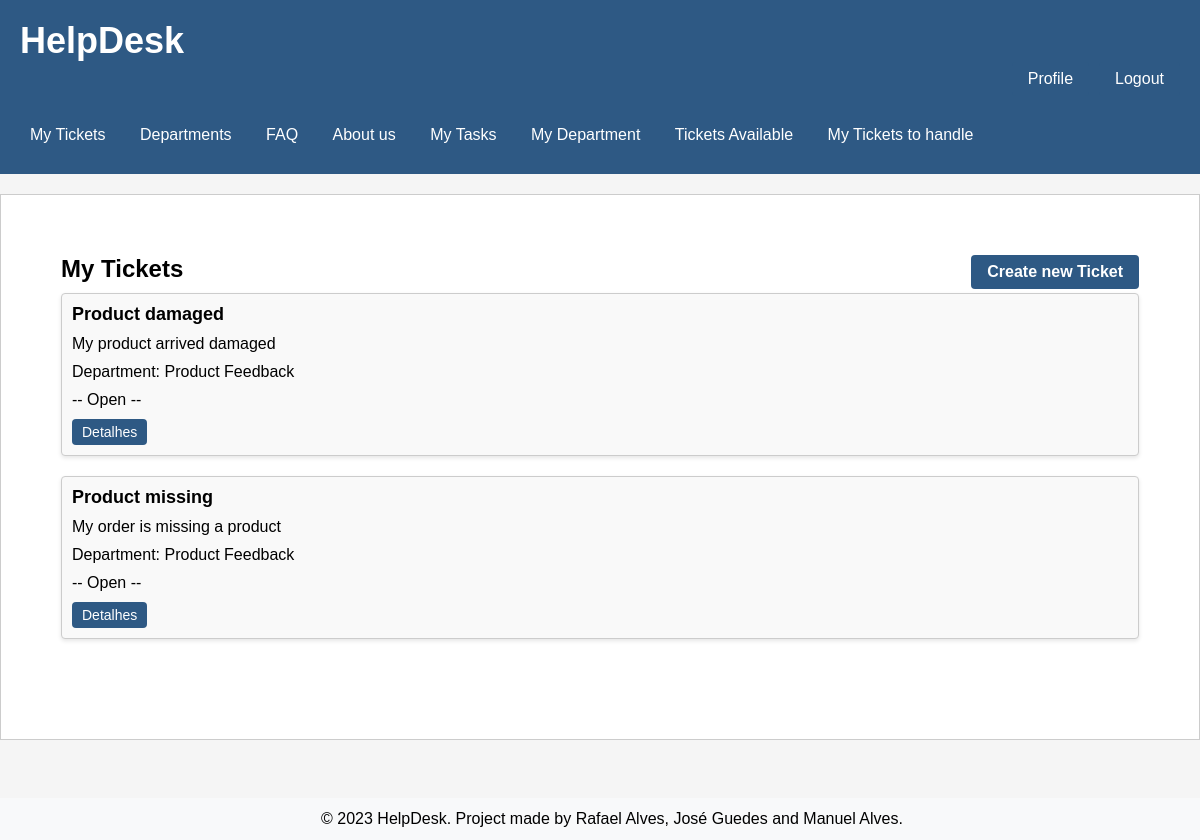
The app's page /pages/ticketpage.php (signed in) with its own data.
### tables this page shows
CREATE TABLE Ticket (
    id INTEGER PRIMARY KEY AUTOINCREMENT,
    title varchar(255) NOT NULL UNIQUE,
    description VARCHAR(255) NOT NULL,
    ticket_status VARCHAR (10)  NOT NULL DEFAULT 'Open' CHECK (ticket_status IN ('Open', 'Assigned', 'Closed')),
    created_at TIMESTAMP NOT NULL DEFAULT CURRENT_TIMESTAMP,
    updated_at TIMESTAMP NOT NULL DEFAULT CURRENT_TIMESTAMP,
    id_user INTEGER, /* id do client que criou o ticket */
    id_agent INTEGER DEFAULT NULL, /* id do agent que está a tratar do ticket */
    id_department INTEGER, /* id do department do ticket */
    CONSTRAINT current_edit_date_ck CHECK (created_at <= updated_at),
    CONSTRAINT id_usertFK FOREIGN KEY(id_user) REFERENCES User(id),
    CONSTRAINT id_agentFK FOREIGN KEY(id_agent) REFERENCES User(id),
    CONSTRAINT id_departmentFK FOREIGN KEY(id_department) REFERENCES Department(id)
);

CREATE TABLE Department (
    id INTEGER PRIMARY KEY AUTOINCREMENT,
    name varchar(255) NOT NULL UNIQUE,
    created_at TIMESTAMP NOT NULL DEFAULT CURRENT_TIMESTAMP
);

### utils/session.php (called while the page is built, shortened)
<?php
   function getUserID() {
       if(isset($_SESSION['userID'])) {
            return $_SESSION['userID'];
       } else {
           return null;
       }
   }
?>

### database/ticket.class.php (called while the page is built, shortened)
<?php
  class Ticket {
    static function getTicketsbyUser(PDO $db, int $id_user){
      $stmt = $db->prepare('
        SELECT id, title, description, id_department, ticket_status
        FROM Ticket
        WHERE id_user = ?
        ORDER by updated_at desc
      ');
      $stmt->execute(array($id_user));
      $row = $stmt->fetchAll(PDO::FETCH_ASSOC);
      return $row;
    }
  }
?>

### actions/getUser_tickets.php (called while the page is built, shortened)
<?php
require_once(__DIR__ . '/../database/connection.db.php');
require_once(__DIR__ . '/../database/ticket.class.php');
$tickets = Ticket::getTicketsbyUser($dbh, getUserID());
?>

### database/department.class.php (called while the page is built, shortened)
<?php
  class Department {
    static function getName($id) {
      global $dbh;
      try {
        $stmt = $dbh->prepare('SELECT name FROM Department WHERE id = ?');
        $stmt->execute(array($id));
        if($row = $stmt->fetch()){
          return $row['name'];
        }
      }catch(PDOException $e) {
        return -1;
      }
    }
  }
?>

### pages/ticketpage.php (the view, shortened to what this page needs)
<?php
  require_once(__DIR__ . '/../templates/header.tpl.php');
  require_once(__DIR__ . '/../templates/footer.tpl.php');
?>
  <section class="tickets">
      <h2>My Tickets
        <a href="novo_ticket.php" class="button">Create new Ticket</a>
      </h2>
      <ul>
        <?php
        require_once(__DIR__ . '/../actions/getUser_tickets.php');
        for($i = 0; $i < count($tickets); $i++) {
        include_once("../database/department.class.php");
        $depart = Department::getName($tickets[$i]['id_department']);
        ?>
        <li>
          <div class="ticket" id="<?=$tickets[$i]['id']?>">
            <h3> <?=$tickets[$i]['title']?></h3>
            <p> <?=$tickets[$i]['description']?> </p>
            <p> Department: <?=$depart?> </p>
            <p>-- <?=$tickets[$i]['ticket_status']?> --</p>
            <a href="../pages/detailTicket.php?id=<?=$tickets[$i]['id']?>" class="button">Detalhes</a>
          </div>
        </li>
        <?php } ?>
      </ul>
    </section>

### css/style.css (style rules this page uses)
body { position: relative; margin: 0; padding: 0; font-family: Arial, sans-serif; background-color: #f5f5f5; min-height: 100%; padding-bottom: 5rem; }
.tickets { margin: 40px; margin-bottom: 20px; margin-top: 20px; }
h2 { font-size: 24px; margin: 0 0 10px; }
ul { list-style-type: none; padding: 0; margin: 0; margin-bottom: 20px; }
.ticket { background-color: #f5f5f5; border-radius: 4px; box-shadow: 0 2px 4px rgba(0, 0, 0, 0.1); padding: 10px; margin-bottom: 20px; }
.ticket h3 { margin: 0 0 10px; font-size: 18px; margin-bottom: 5px; }
.ticket p { margin: 0 0 20px; margin-bottom: 5px; }
.button { display: inline-block; padding: 10px 20px; background-color: #2E5984; color: #fff; text-decoration: none; border-radius: 4px; transition: background-color 0.3s ease; }
body>main>section.tickets>h2>a { background-color: #2E5984; color: #fff; border: none; padding: 10px 20px; cursor: pointer; font-size: 16px; border-radius: 4px; float: right; }
h2 a.button { padding: 8px 16px; background-color: #2E5984; color: white; border: none; text-decoration: none; float: right; }
.ticket a.button { display: inline-block; padding: 10px 20px; background-color: #2E5984; color: #fff; text-decoration: none; border-radius: 4px; transition: background-color 0.3s ease; }
h3 { margin-top: 5%; }
p { margin: 0 0 20px; }
h2:last-of-type { margin-top: 40px; }
li { margin-bottom: 10px; }
h3 { margin-top: 0; }
div:first-of-type { background: #fff; }
.tickets h2 { font-size: 24px; margin-bottom: 10px; }
.tickets .button { padding: 8px 16px; background-color: #2E5984; color: white; border: none; text-decoration: none; }
.tickets ul { list-style-type: none; padding: 0; }
.tickets li { margin-bottom: 20px; }
.tickets .ticket { background-color: #f9f9f9; padding: 10px; border: 1px solid #ccc; }
.tickets .ticket h3 { font-size: 18px; margin: 0; }
.tickets .ticket p { margin: 10px 0; }
.tickets ul { list-style: none; padding: 0; }
.ticket a.button { background-color: #2E5984; color: white; border: none; padding: 5px 10px; font-size: 14px; border-radius: 4px; text-decoration: none; }

### records on screen
ticket: title "Product damaged", description "My product arrived damaged", id_department.name "Product Feedback", ticket_status "Open"
ticket: title "Product missing", description "My order is missing a product", id_department.name "Product Feedback", ticket_status "Open"
